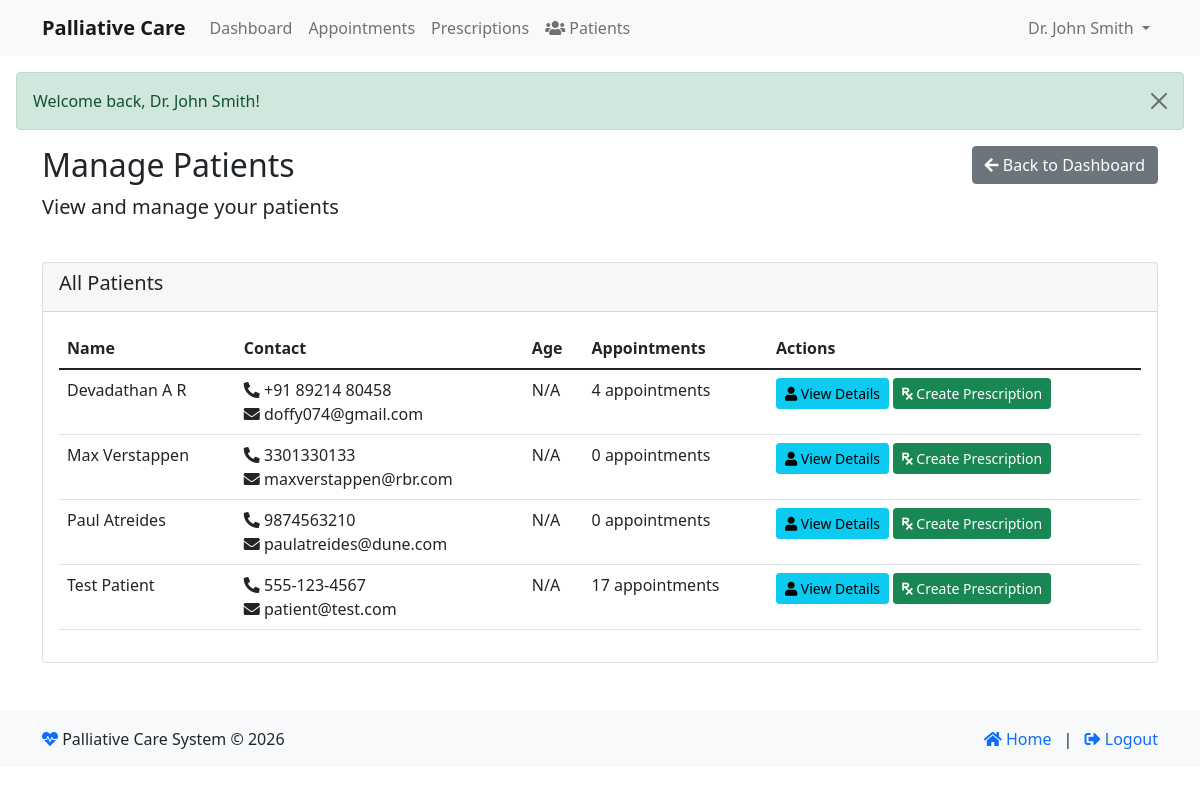
Page /index.php?module=doctor&action=patients (signed in) on the committed database.
### tables this page shows
CREATE TABLE IF NOT EXISTS `patients` (
  `id` int NOT NULL AUTO_INCREMENT,
  `user_id` int NOT NULL,
  `name` varchar(255) NOT NULL,
  `email` varchar(255) NOT NULL,
  `phone` varchar(20) DEFAULT NULL,
  `dob` date DEFAULT NULL,
  `gender` enum('male','female','other') DEFAULT NULL,
  `blood_group` varchar(5) DEFAULT NULL,
  `emergency_contact` varchar(255) DEFAULT NULL,
  `address` text,
  `medical_history` text,
  `created_at` timestamp NULL DEFAULT CURRENT_TIMESTAMP,
  `updated_at` timestamp NULL DEFAULT CURRENT_TIMESTAMP ON UPDATE CURRENT_TIMESTAMP,
  `profile_image` varchar(255) DEFAULT NULL,
  PRIMARY KEY (`id`),
  UNIQUE KEY `user_id` (`user_id`),
  UNIQUE KEY `email` (`email`)
);

### modules/base_controller.php (called while the page is built, shortened)
<?php
class BaseController {
    public function __construct() {
        require_once __DIR__ . '/../classes/Database.php';
        $this->db = Database::getInstance();
    }
    protected function render($view, $data = []) {
        extract($data);
        $view_file = "modules/" . strtolower(str_replace("Controller", "", get_class($this))) . "/views/{$view}.php";
        include $view_file;
    }
}

### modules/doctor/controller.php (called while the page is built, shortened)
<?php
class DoctorController extends BaseController {
    private $doctorId;
    public function __construct() {
        if (isset($_SESSION['user_id'])) {
            $stmt = $this->db->prepare("SELECT id FROM doctors WHERE user_id = ?");
            $stmt->execute([$_SESSION['user_id']]);
            $doctor = $stmt->fetch(PDO::FETCH_ASSOC);
            if ($doctor) {
                $this->doctorId = $doctor['id'];
            }
        }
    }
    public function patients() {
        try {
            $stmt = $this->db->prepare("
                SELECT DISTINCT p.*,
                       COUNT(a.id) as appointment_count
                FROM patients p
                LEFT JOIN appointments a ON p.id = a.patient_id AND a.doctor_id = ?
                GROUP BY p.id
                ORDER BY p.name ASC
            ");
            $stmt->execute([$this->doctorId]);
            $patients = $stmt->fetchAll(PDO::FETCH_ASSOC);
            $data = [
                'page_title' => 'Manage Patients',
                'patients' => $patients
            ];
            $this->render('patients', $data);
        } catch (Exception $e) {
            $this->logError("Error in patients: " . $e->getMessage());
            $this->setFlash('error', 'An error occurred while loading patients: ' . $e->getMessage());
            $this->render('patients', ['page_title' => 'Manage Patients', 'error' => $e->getMessage()]);
        }
    }
}

### classes/Database.php (called while the page is built, shortened)
<?php
class Database {
    private static $instance = null;
    private function __construct() {
        try {
            $dsn = "mysql:host=" . DB_HOST . ";dbname=" . DB_NAME . ";charset=utf8mb4";
            $options = [
                PDO::ATTR_ERRMODE => PDO::ERRMODE_EXCEPTION,
                PDO::ATTR_DEFAULT_FETCH_MODE => PDO::FETCH_ASSOC,
                PDO::ATTR_EMULATE_PREPARES => false,
                PDO::MYSQL_ATTR_INIT_COMMAND => "SET NAMES utf8mb4 COLLATE utf8mb4_unicode_ci"
            ];
            $this->connection = new PDO($dsn, DB_USER, DB_PASS, $options);
        } catch (PDOException $e) {
            error_log("Database connection error: " . $e->getMessage());
            throw new Exception("Could not connect to the database. Please try again later.");
        }
    }
    public static function getInstance() {
        if (self::$instance === null) {
            self::$instance = new self();
        }
        return self::$instance->connection;
    }
}

### modules/doctor/views/patients.php (the view, shortened to what this page needs)
<!DOCTYPE html>
<html lang="en">
<head>
    <link href="https://cdn.jsdelivr.net/npm/bootstrap@5.1.3/dist/css/bootstrap.min.css" rel="stylesheet">
    <link href="https://cdnjs.cloudflare.com/ajax/libs/font-awesome/5.15.4/css/all.min.css" rel="stylesheet">
</head>
<body>
    <nav class="navbar navbar-expand-lg navbar-light bg-light">
        <div class="container">
            <a class="navbar-brand" href="index.php">Palliative Care</a>
            <div class="collapse navbar-collapse" id="navbarNav">
                <?php if (isset($_SESSION['user_id'])): ?>
                    <ul class="navbar-nav me-auto">
                        <li class="nav-item">
                            <a class="nav-link" href="index.php?module=<?php echo $_SESSION['user_type']; ?>&action=dashboard">
                                Dashboard
                            </a>
                        </li>
                        <?php if ($_SESSION['user_type'] === 'doctor'): ?>
                            <li class="nav-item">
                                <a class="nav-link" href="index.php?module=doctor&action=appointments">
                                    Appointments
                                </a>
                            </li>
                            <li class="nav-item">
                                <a class="nav-link" href="index.php?module=doctor&action=prescriptions">
                                    Prescriptions
                                </a>
                            </li>
                            <li class="nav-item">
                                <a class="nav-link" href="index.php?module=doctor&action=patients">
                                    <i class="fas fa-users"></i> Patients
                                </a>
                            </li>
                        <?php endif; ?>
                    </ul>
                    <ul class="navbar-nav">
                        <li class="nav-item dropdown">
                            <a class="nav-link dropdown-toggle" href="#" id="navbarDropdown" role="button" data-bs-toggle="dropdown" aria-expanded="false">
                                <?php echo htmlspecialchars($_SESSION['name']); ?>
                            </a>
                        </li>
                    </ul>
                <?php endif; ?>
            </div>
        </div>
    </nav>
    <?php if (isset($_SESSION['success'])): ?>
        <div class="alert alert-success alert-dismissible fade show m-3">
            <?php
            echo htmlspecialchars($_SESSION['success']);
            ?>
            <button type="button" class="btn-close" data-bs-dismiss="alert"></button>
        </div>
    <?php endif; ?>
<div class="container">
    <div class="row mb-4">
        <div class="col-md-8">
            <h2>Manage Patients</h2>
            <p class="lead">View and manage your patients</p>
        </div>
        <div class="col-md-4 text-end">
            <a href="index.php?module=doctor&action=dashboard" class="btn btn-secondary">
                <i class="fas fa-arrow-left"></i> Back to Dashboard
            </a>
        </div>
    </div>
    <div class="card">
        <div class="card-header">
            <h5>All Patients</h5>
        </div>
        <div class="card-body">
            <?php if (empty($patients)): ?>
                <div class="alert alert-info">You have no patients assigned to you yet.</div>
            <?php else: ?>
                <div class="table-responsive">
                    <table class="table table-hover">
                        <thead>
                            <tr>
                                <th>Name</th>
                                <th>Contact</th>
                                <th>Age</th>
                                <th>Appointments</th>
                                <th>Actions</th>
                            </tr>
                        </thead>
                        <tbody>
                            <?php foreach ($patients as $patient): ?>
                                <tr>
                                    <td>
                                        <?php echo htmlspecialchars($patient['first_name'] . ' ' . $patient['last_name']); ?>
                                    </td>
                                    <td>
                                        <i class="fas fa-phone-alt"></i> <?php echo htmlspecialchars($patient['phone']); ?><br>
                                        <i class="fas fa-envelope"></i> <?php echo htmlspecialchars($patient['email']); ?>
                                    </td>
                                    <td>
                                        <?php
                                        if (!empty($patient['date_of_birth'])) {
                                            $dob = new DateTime($patient['date_of_birth']);
                                            $now = new DateTime();
                                            $age = $now->diff($dob)->y;
                                            echo $age . ' years';
                                        } else {
                                            echo 'N/A';
                                        }
                                        ?>
                                    </td>
                                    <td>
                                        <?php echo $patient['appointment_count']; ?> appointments
                                    </td>
                                    <td>
                                        <a href="index.php?module=doctor&action=view_patient&id=<?php echo $patient['id']; ?>" class="btn btn-sm btn-info">
                                            <i class="fas fa-user"></i> View Details
                                        </a>
                                        <a href="index.php?module=doctor&action=create_prescription&patient_id=<?php echo $patient['id']; ?>" class="btn btn-sm btn-success">
                                            <i class="fas fa-prescription"></i> Create Prescription
                                        </a>
                                    </td>
                                </tr>
                            <?php endforeach; ?>
                        </tbody>
                    </table>
                </div>
            <?php endif; ?>
        </div>
    </div>
</div>
<footer class="footer bg-light mt-5 py-3">
    <div class="container">
        <div class="row">
            <div class="col-md-6">
                <p class="mb-0">
                    <i class="fas fa-heartbeat text-primary"></i> Palliative Care System &copy; <?php echo date('Y'); ?>
                </p>
            </div>
            <div class="col-md-6 text-md-end">
                <p class="mb-0">
                    <a href="index.php" class="text-decoration-none">
                        <i class="fas fa-home"></i> Home
                    </a>
                    <?php if (isset($_SESSION['user_id'])): ?>
                    <span class="mx-2">|</span>
                    <a href="logout.php" class="text-decoration-none">
                        <i class="fas fa-sign-out-alt"></i> Logout
                    </a>
                    <?php endif; ?>
                </p>
            </div>
        </div>
    </div>
</footer>
</body>
</html>

### modules/doctor/views/patients.php (style rules this page uses)
.navbar-brand { font-weight: bold; }
.nav-link { color: #333; }
.card { transition: transform 0.2s; }

### rows in the picture
patients: last_name "Devadathan A R", phone "+91 89214 80458", email "doffy074@gmail.com", appointment_count "4"
patients: last_name "Max Verstappen", phone "3301330133", email "maxverstappen@rbr.com", appointment_count "0"
patients: last_name "Paul Atreides", phone "9874563210", email "paulatreides@dune.com", appointment_count "0"
patients: last_name "Test Patient", phone "555-123-4567", email "patient@test.com", appointment_count "17"

### other values in the picture
$_SESSION['name'] "Dr. John Smith"
$_SESSION['success'] "Welcome back, Dr. John Smith!"
